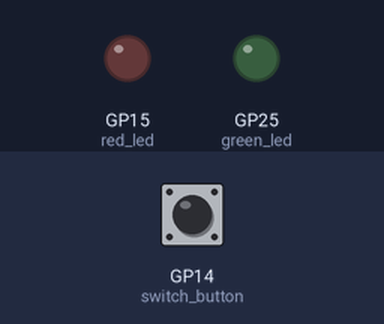
Bench run of a program on a simulated Raspberry Pi Pico running MicroPython. Parts: output pins drawn as LEDs (lit = HIGH). The test bench sets the inputs (shaded band); at power-on: GP14 (switch_button) LOW.

Above: at 1.2 s.
1.3 s: GP14 (switch_button) pulled HIGH for 3.2 s
At 5.0 s:
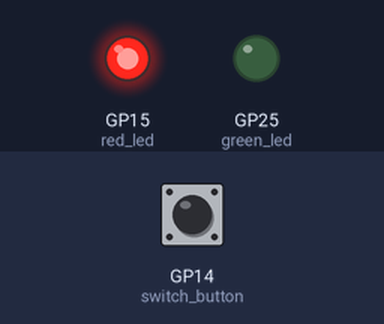
6.0 s: GP14 (switch_button) pulled HIGH for 0.15 s
At 7.4 s:
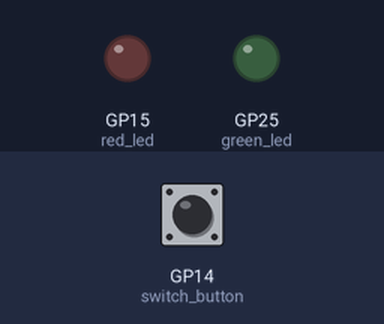
Timing chart, 0 to 9.0 s (numbered marks = the images above; inputs shaded):
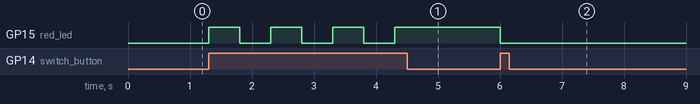

Measured:
- after the input at 1.3 s, GP15 (red_led): alternates HIGH for 0.50 s and LOW for 0.50 s, 7 changes in all, then stays HIGH, starting at once
- after the input at 6.0 s, GP15 (red_led): HIGH → LOW at once

The program:

main4.py
```python
from machine import Timer, Pin
import time

green_led = Pin("LED",Pin.OUT)
red_led = Pin(15,Pin.OUT)
switch_button = Pin(14,Pin.IN,Pin.PULL_DOWN)

while True:
    if switch_button.value():
        red_led.toggle()
        time.sleep(0.5)
```
